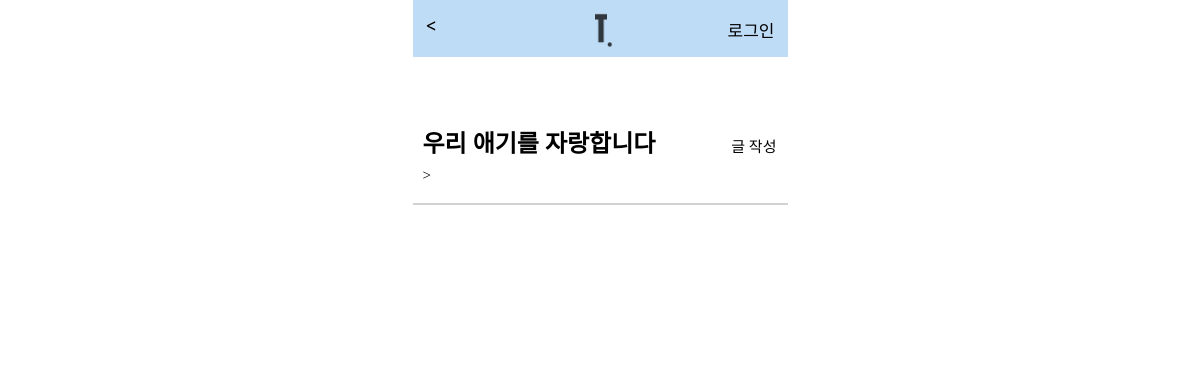
The page /board/ on the database as committed earlier.
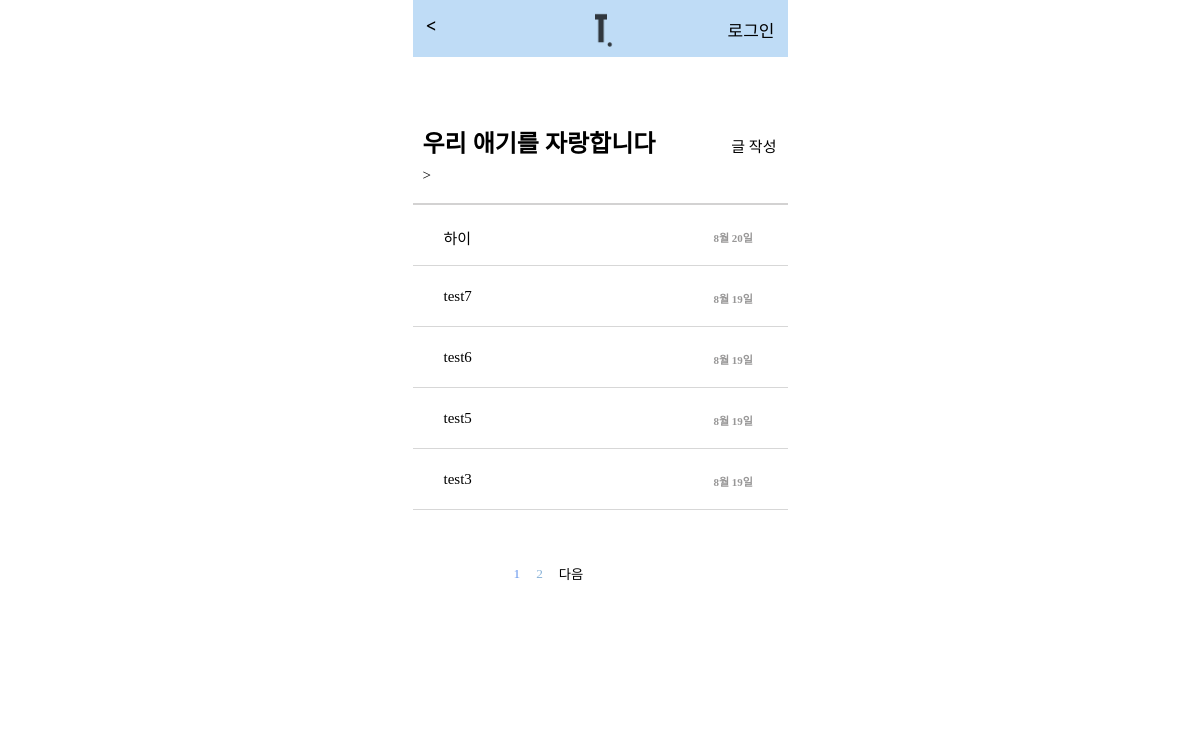
The same page on the database as committed later.
### boards/models.py (models this page shows, shortened)
class Board(models.Model):
    user = models.ForeignKey(settings.AUTH_USER_MODEL, on_delete=models.CASCADE, null=True, related_name='post')
    title = models.CharField(max_length=50)
    content = models.TextField(max_length=200, blank=True)
    pet_name = models.CharField(max_length=20)
    pet_age = models.CharField(max_length=10)
    pet_image = models.ImageField(upload_to='pet/%Y/%m/%d', null=True, blank=True)
    create_date = models.DateTimeField(auto_now_add=True)
    hitcount = models.IntegerField(default=0)
    image_del = models.BooleanField(default=False)

### boards/views.py (the view)
# urls.py: path('board/', board_list, name='board_list'),
def board_list(request):
    boards = Board.objects.all().order_by('-create_date')
    page = request.GET.get('page')
    paginator = Paginator(boards, 5)
    if page is None :
        page = 1
    try :
        page_obj = paginator.get_page(page)
    except PageNotAnInteger :
        page=1
        page_obj = paginator.get_page(page)
    except EmptyPage :
        page = paginator.num_pages
        page_obj = paginator.get_page(page)
    leftIndex = (int(page) -2)
    if leftIndex <1 :
        leftIndex = 1
    rightIndex = (int(page) +2)
    if rightIndex > paginator.num_pages :
        rightIndex = paginator.num_pages
    custom_range = range(leftIndex, rightIndex+1)
    context = {
        'boards': boards,
        'page_obj': page_obj,
        'paginator': paginator,
        'custom_range' : custom_range,
    }
    return render(request, 'boards/board_list.html', context)

### boards/templates/boards/board_list.html (shortened to what this page needs)
{% extends 'nav_bar.html' %}
{% block content %}
{% load static %}
<link rel="stylesheet" href="{% static 'css/category_list.css' %}">
<div class="container">
    <div class="catogory_name">
        <p class="name">우리 애기를 자랑합니다  <a href="{% url 'board_post' %}">글 작성 ></a></p>
    </div>
    <div class="items">
        <img src="{% static 'img/Vector 5.png' %}" alt="" class="line">
        {% for board in page_obj %}
        <div class="content1">
            <a class="item" href="{% url 'board_detail' pk=board.pk %}">
                <p>{{ board.title }}</p>
                <h6 class="h6">{{ board.create_date|date:'F j일' }}</h6>
            </a>
        </div>
        <img class="line_1" src="{% static 'img/Line 6.png' %}" alt="">
        {% endfor %}
    </div>
    {% if page_obj.has_other_pages %}
    <div class="pagination_button">
        {% for page in paginator.page_range %}
        {% if page == page_obj.number %}
        <button type="button" class="page-btn active" onclick="location.href='?page={{ page }}'">{{ page }}</button>
        {% else %}
        <button type="button" class="page-btn" onclick="location.href='?page={{ page }}'">{{ page }}</button>
        {% endif %}
        {% endfor %}
        {% if page_obj.has_next %}
        <button type="button" class="page-next-btn" onclick="location.href='?page={{ page_obj.next_page_number }}'">다음</button>
        {% endif %}
    </div>
    {% endif %}
</div>
{% endblock %}

Rows that differ between the two databases and show on the page:
added Board: title "하이", create_date "8월 20일"
added Board: title "test7", create_date "8월 19일"
added Board: title "test6", create_date "8월 19일"
added Board: title "test5", create_date "8월 19일"
added Board: title "test3", create_date "8월 19일"
Other text that changed with them:
new list line: "1"
new list line: "2"
text now shown: "다음"
